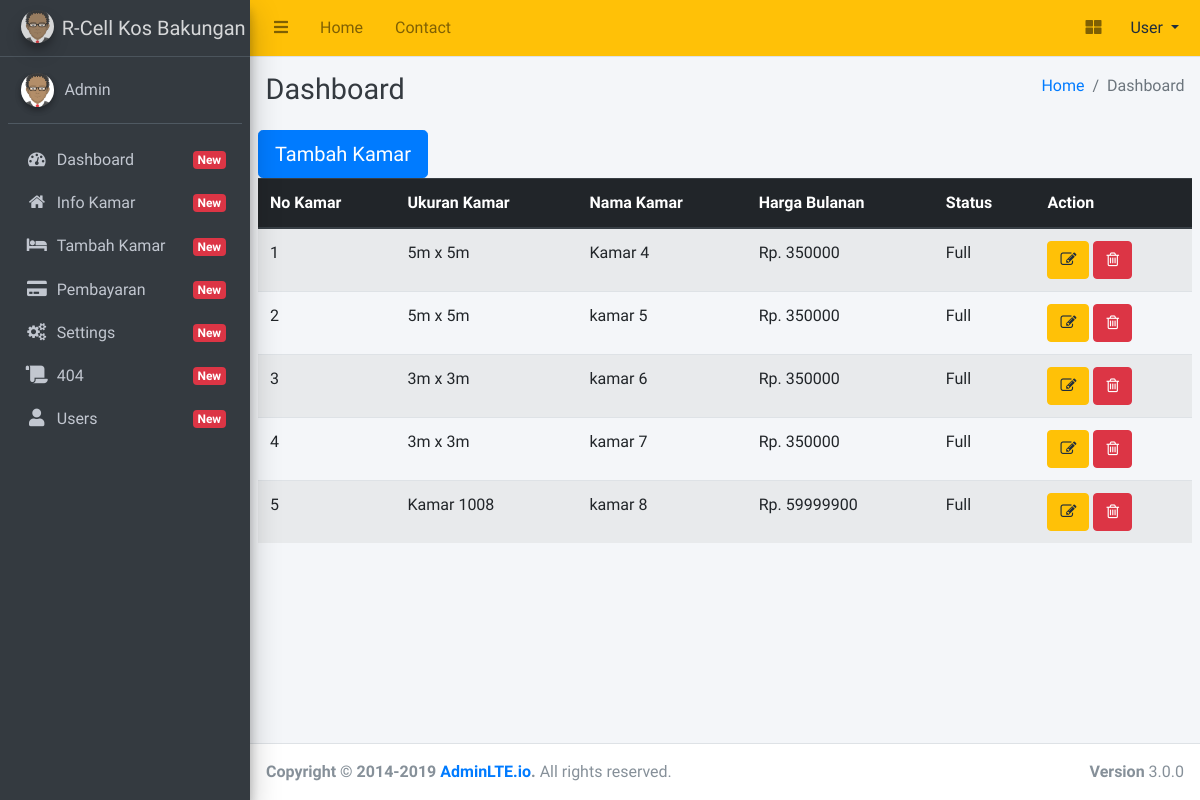
The app's page /index.php/info_kamar with its own data.
### tables this page shows
CREATE TABLE `kamar` (
  `id_kamar` int(20) NOT NULL,
  `nama_kamar` varchar(255) NOT NULL,
  `ukuran_kamar` varchar(20) NOT NULL,
  `harga_bulanan` varchar(20) NOT NULL,
  `status` varchar(20) NOT NULL,
  `gambar` varchar(255) NOT NULL
);

### application/controllers/Info_kamar.php (called while the page is built, shortened)
<?php
class Info_kamar extends CI_Controller {
	function __construct()
	{
		$this->load->model('m_kamar');
		$this->load->helper('form','url');
	}
	public function index()
	{
		$this->load->view("header/header");
		$data['kamar']=$this->m_kamar->tampil_data()->result();
		$this->load->view("info_kamar",$data);
		$this->load->view("footer/footer");
	}
}

### index.php (called while the page is built, shortened)
<?php
require_once BASEPATH.'core/CodeIgniter.php';

### application/models/m_kamar.php (called while the page is built, shortened)
<?php
class M_kamar extends CI_Model{
	function tampil_data()
	{
		return $this->db->get('kamar');
	}
}

### application/views/info_kamar.php (the view)
<section class="content">
 <div class="wrapper">
   <a href="<?php echo base_url('info_kamar/tambah') ?>">
    <button type="submit" class="btn btn-primary btn-lg mx-right">Tambah Kamar</button>
  </a>
  <div class="box-body table-responsive table-hover">
   <table class="table table-hover table-striped">
    <thead class="thead-dark">
     <tr class="label-primary">
      <th>No Kamar</th>
      <th>Ukuran Kamar</th>
      <th>Nama Kamar</th>
      <th>Harga Bulanan</th>
      <th>Status</th>
      <th>Action</th>
    </tr>
  </thead>
  <?php
  $no=1;
  foreach($kamar as $k)
  {
    ?>
    <tr>
      <td><?php echo $no++ ?></td>
      <td><?php echo $k->ukuran_kamar ?></td>
      <td><?php echo $k->nama_kamar ?></td>
      <td>Rp. <?php echo $k->harga_bulanan ?></td>
      <td><?php echo $k->status ?></td>
      <td>
        <a class="btn btn-warning" href="<?php echo base_url('info_kamar/edit/'.$k->id_kamar) ?>">
          <i class="fa fa-edit"></i>
        </a>
        <a class="btn btn-danger" href="<?php echo base_url('info_kamar/hapus/'.$k->id_kamar) ?>">
         <i class="fa fa-trash-o"></i>
       </a>
     </td>
   </tr>
 <?php } ?>
</table>
</div>
</div>
</section>

### records on screen
kamar: ukuran_kamar "5m x 5m", nama_kamar "Kamar 4", harga_bulanan "350000", status "Full"
kamar: ukuran_kamar "5m x 5m", nama_kamar "kamar 5", harga_bulanan "350000", status "Full"
kamar: ukuran_kamar "3m x 3m", nama_kamar "kamar 6", harga_bulanan "350000", status "Full"
kamar: ukuran_kamar "3m x 3m", nama_kamar "kamar 7", harga_bulanan "350000", status "Full"
kamar: ukuran_kamar "Kamar 1008", nama_kamar "kamar 8", harga_bulanan "59999900", status "Full"
